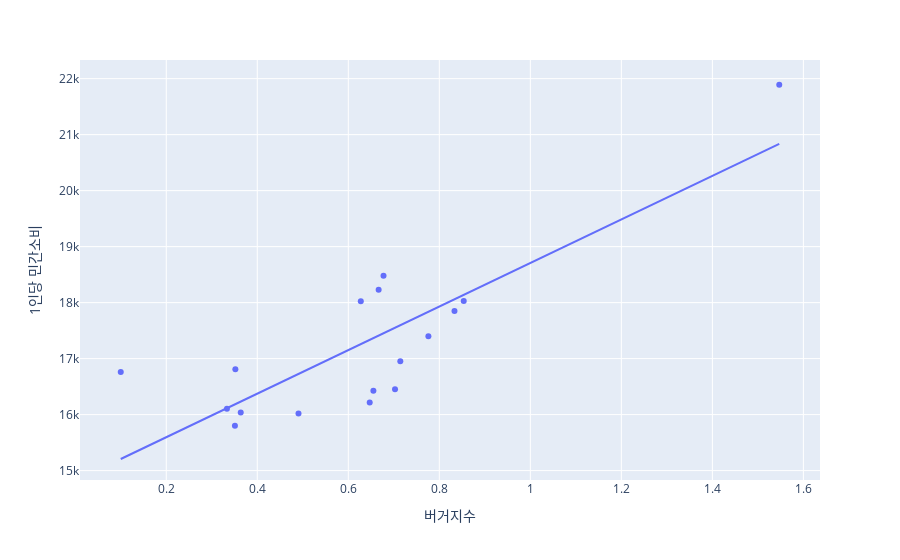

The notebook cell saved with this chart:
### Code cell
# '1인당 지역내총생산', '1인당 지역총소득','1인당 개인소득', '1인당 민간소비'
px.scatter(df_2, x='버거지수', y='1인당 민간소비', trendline='ols', hover_name='시도별')

### Figure 1 — Plotly figure (JSON) as saved in the notebook; plotly's stock layout.template omitted (floating-point values rounded to 4 significant figures)
{"data": [{"hovertemplate": "<b>%{hovertext}</b><br><br>버거지수=%{x}<br>1인당 민간소비=%{y}<extra></extra>", "hovertext": ["강원도", "경기도", "경상남도", "경상북도", "광주광역시", "대구광역시", "대전광역시", "부산광역시", "서울특별시", "세종특별자치시", "울산광역시", "인천광역시", "전라남도", "전라북도", "제주특별자치도", "충청남도", "충청북도"], "legendgroup": "", "marker": {"color": "#636efa", "symbol": "circle"}, "mode": "markers", "name": "", "orientation": "v", "showlegend": false, "type": "scatter", "x": [0.3519, 0.776, 0.6552, 0.6471, 0.6667, 0.8333, 0.6275, 0.8537, 1.547, 0.1, 0.6774, 0.7027, 0.3333, 0.4906, 0.7143, 0.3636, 0.3509], "xaxis": "x", "y": [16811, 17399, 16426, 16217, 18231, 17850, 18025, 18030, 21891, 16762, 18482, 16451, 16104, 16022, 16953, 16037, 15802], "yaxis": "y"}, {"hovertemplate": "<b>OLS trendline</b><br>1인당 민간소비 = 3889.17 * 버거지수 + 14818.5<br>R<sup>2</sup>=0.686933<br><br>버거지수=%{x}<br>1인당 민간소비=%{y} <b>(trend)</b><extra></extra>", "legendgroup": "", "marker": {"color": "#636efa", "symbol": "circle"}, "mode": "lines", "name": "", "showlegend": false, "type": "scatter", "x": [0.1, 0.3333, 0.3509, 0.3519, 0.3636, 0.4906, 0.6275, 0.6471, 0.6552, 0.6667, 0.6774, 0.7027, 0.7143, 0.776, 0.8333, 0.8537, 1.547], "xaxis": "x", "y": [15210.0, 16110.0, 16180.0, 16190.0, 16230.0, 16730.0, 17260.0, 17330.0, 17370.0, 17410.0, 17450.0, 17550.0, 17600.0, 17840.0, 18060.0, 18140.0, 20830.0], "yaxis": "y"}], "layout": {"legend": {"tracegroupgap": 0}, "margin": {"t": 60}, "xaxis": {"anchor": "y", "domain": [0, 1], "title": {"text": "버거지수"}}, "yaxis": {"anchor": "x", "domain": [0, 1], "title": {"text": "1인당 민간소비"}}}}
